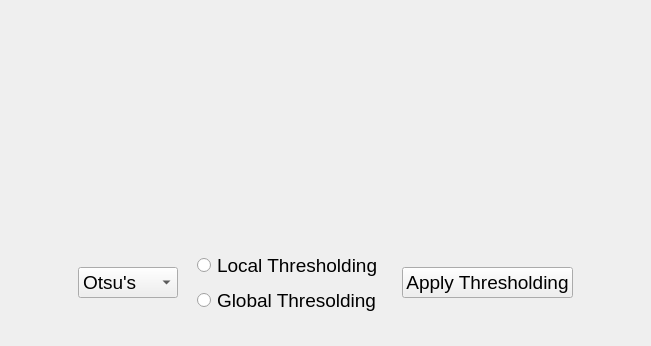
      <widget class="QWidget" name="thresholding_tab">
       <attribute name="title">
        <string> Thresholding </string>
       </attribute>
       <layout class="QGridLayout" name="gridLayout_3">
        <item row="0" column="0">
         <layout class="QVBoxLayout" name="verticalLayout_3" stretch="1,10,1,1,1">
          <item>
           <spacer name="verticalSpacer_10">
            <property name="orientation">
             <enum>Qt::Vertical</enum>
            </property>
            <property name="sizeHint" stdset="0">
             <size>
              <width>20</width>
              <height>40</height>
             </size>
            </property>
           </spacer>
          </item>
          <item>
           <layout class="QHBoxLayout" name="horizontalLayout" stretch="1,13,1">
            <item>
             <spacer name="horizontalSpacer_6">
              <property name="orientation">
               <enum>Qt::Horizontal</enum>
              </property>
              <property name="sizeHint" stdset="0">
               <size>
                <width>40</width>
                <height>20</height>
               </size>
              </property>
             </spacer>
            </item>
            <item>
             <layout class="QHBoxLayout" name="threshold_layout"/>
            </item>
            <item>
             <spacer name="horizontalSpacer_7">
              <property name="orientation">
               <enum>Qt::Horizontal</enum>
              </property>
              <property name="sizeHint" stdset="0">
               <size>
                <width>40</width>
                <height>20</height>
               </size>
              </property>
             </spacer>
            </item>
           </layout>
          </item>
          <item>
           <spacer name="verticalSpacer_11">
            <property name="orientation">
             <enum>Qt::Vertical</enum>
            </property>
            <property name="sizeHint" stdset="0">
             <size>
              <width>20</width>
              <height>40</height>
             </size>
            </property>
           </spacer>
          </item>
          <item>
           <layout class="QHBoxLayout" name="horizontalLayout_4" stretch="5,1,1,1,1,1,5">
            <item>
             <spacer name="horizontalSpacer_8">
              <property name="orientation">
               <enum>Qt::Horizontal</enum>
              </property>
              <property name="sizeHint" stdset="0">
               <size>
                <width>40</width>
                <height>20</height>
               </size>
              </property>
             </spacer>
            </item>
            <item>
             <widget class="QComboBox" name="thresholding_types">
              <property name="font">
               <font>
                <pointsize>14</pointsize>
               </font>
              </property>
              <item>
               <property name="text">
                <string>Otsu's</string>
               </property>
              </item>
              <item>
               <property name="text">
                <string>Optimal</string>
               </property>
              </item>
              <item>
               <property name="text">
                <string>Spectral</string>
               </property>
              </item>
             </widget>
            </item>
            <item>
             <spacer name="horizontalSpacer_9">
              <property name="orientation">
               <enum>Qt::Horizontal</enum>
              </property>
              <property name="sizeHint" stdset="0">
               <size>
                <width>40</width>
                <height>20</height>
               </size>
              </property>
             </spacer>
            </item>
            <item>
             <layout class="QVBoxLayout" name="verticalLayout_2">
              <item>
               <spacer name="verticalSpacer_4">
                <property name="orientation">
                 <enum>Qt::Vertical</enum>
                </property>
                <property name="sizeHint" stdset="0">
                 <size>
                  <width>20</width>
                  <height>40</height>
                 </size>
                </property>
               </spacer>
              </item>
              <item>
               <widget class="QRadioButton" name="local_thresolding">
                <property name="font">
                 <font>
                  <pointsize>14</pointsize>
                 </font>
                </property>
                <property name="text">
                 <string>Local Thresholding</string>
                </property>
               </widget>
              </item>
              <item>
               <spacer name="verticalSpacer_5">
                <property name="orientation">
                 <enum>Qt::Vertical</enum>
                </property>
                <property name="sizeHint" stdset="0">
                 <size>
                  <width>20</width>
                  <height>40</height>
                 </size>
                </property>
               </spacer>
              </item>
              <item>
               <widget class="QRadioButton" name="global_thresholding">
                <property name="font">
                 <font>
                  <pointsize>14</pointsize>
                 </font>
                </property>
                <property name="text">
                 <string>Global Thresolding</string>
                </property>
               </widget>
              </item>
              <item>
               <spacer name="verticalSpacer_6">
                <property name="orientation">
                 <enum>Qt::Vertical</enum>
                </property>
                <property name="sizeHint" stdset="0">
                 <size>
                  <width>20</width>
                  <height>40</height>
                 </size>
                </property>
               </spacer>
              </item>
             </layout>
            </item>
            <item>
             <spacer name="horizontalSpacer_10">
              <property name="orientation">
               <enum>Qt::Horizontal</enum>
              </property>
              <property name="sizeHint" stdset="0">
               <size>
                <width>40</width>
                <height>20</height>
               </size>
              </property>
             </spacer>
            </item>
            <item>
             <widget class="QPushButton" name="thresholding_apply">
              <property name="font">
               <font>
                <pointsize>14</pointsize>
               </font>
              </property>
              <property name="text">
               <string>Apply Thresholding</string>
              </property>
             </widget>
            </item>
            <item>
             <spacer name="horizontalSpacer_11">
              <property name="orientation">
               <enum>Qt::Horizontal</enum>
              </property>
              <property name="sizeHint" stdset="0">
               <size>
                <width>40</width>
                <height>20</height>
               </size>
              </property>
             </spacer>
            </item>
           </layout>
          </item>
          <item>
           <spacer name="verticalSpacer_7">
            <property name="orientation">
             <enum>Qt::Vertical</enum>
            </property>
            <property name="sizeHint" stdset="0">
             <size>
              <width>20</width>
              <height>40</height>
             </size>
            </property>
           </spacer>
          </item>
         </layout>
        </item>
       </layout>
      </widget>
